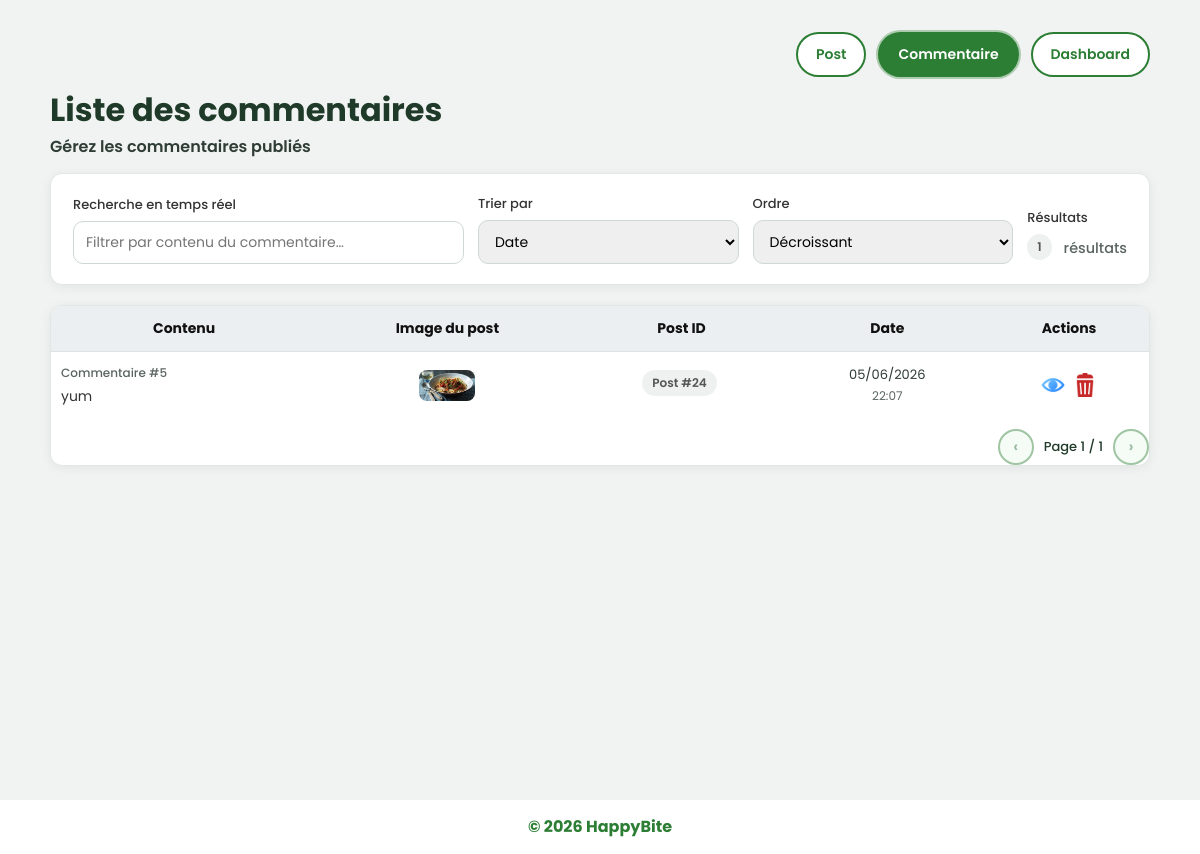
The app's page /BackOffice/list_commentaires.php (signed in) with its own data.
### tables this page shows
CREATE TABLE `commentaire` (
  `id` int(11) NOT NULL,
  `contenu` text NOT NULL,
  `dateCommentaire` datetime NOT NULL DEFAULT current_timestamp(),
  `post_id` int(11) NOT NULL,
  `id_utilisateur` int(11) NOT NULL
);

CREATE TABLE `post` (
  `id` int(11) NOT NULL,
  `contenu` text NOT NULL,
  `datePublication` datetime NOT NULL,
  `image` varchar(255) DEFAULT NULL,
  `nombreLikes` int(11) DEFAULT 0,
  `id_utilisateur` int(11) NOT NULL
);

### config/Database.php (called while the page is built, shortened)
<?php
class Database
{
    private static ?PDO $pdo = null;
    public static function getConnection(): PDO
    {
        if (self::$pdo === null) {
            $host = getenv('DB_HOST') ?: 'localhost';
            $name = getenv('DB_NAME') ?: 'happybite';
            $user = getenv('DB_USER') ?: 'root';
            $pass = getenv('DB_PASS') !== false ? (string) getenv('DB_PASS') : '';
            $dsn = 'mysql:host=' . $host . ';dbname=' . $name . ';charset=utf8mb4';
            self::$pdo = new PDO($dsn, $user, $pass, [
                PDO::ATTR_ERRMODE => PDO::ERRMODE_EXCEPTION,
                PDO::ATTR_DEFAULT_FETCH_MODE => PDO::FETCH_ASSOC,
            ]);
        }
        return self::$pdo;
    }
}

### Controllers/CommentaireController.php (called while the page is built, shortened)
<?php
require_once __DIR__ . '/../config/Database.php';
class CommentaireController
{
    private PDO $db;
    public function __construct()
    {
        $this->db = Database::getConnection();
    }
    public function getAll(): array
    {
        try {
            $query = "SELECT * FROM Commentaire ORDER BY dateCommentaire DESC";
            $stmt = $this->db->prepare($query);
            $stmt->execute();
            return $stmt->fetchAll();
        } catch (PDOException $e) {
            return [];
        }
    }
}

### Controllers/PostController.php (called while the page is built, shortened)
<?php
require_once __DIR__ . '/../config/Database.php';
class PostController
{
    private PDO $db;
    public function __construct()
    {
        $this->db = Database::getConnection();
    }
    public function getById(int $id): ?array
    {
        try {
            $query = "SELECT * FROM Post WHERE id = :id";
            $stmt = $this->db->prepare($query);
            $stmt->bindParam(':id', $id, PDO::PARAM_INT);
            $stmt->execute();
            $result = $stmt->fetch();
            return $result ?: null;
        } catch (PDOException $e) {
            return null;
        }
    }
}

### BackOffice/list_commentaires.php (the view, shortened to what this page needs)
<?php
require_once __DIR__ . '/includes/bo_layout_start.php';
require_once __DIR__ . '/../Controllers/PostController.php';
require_once __DIR__ . '/../Controllers/CommentaireController.php';
$postController = new PostController();
$commentaireController = new CommentaireController();
$comments = $commentaireController->getAll();
usort($comments, static function (array $a, array $b): int {
    return strtotime((string) $b['dateCommentaire']) <=> strtotime((string) $a['dateCommentaire']);
});
?>
<!DOCTYPE html>
<html lang="fr">
<head>
    <?php require_once __DIR__ . '/includes/hb_brand_head.php'; bo_brand_render_head(); ?>
    <link rel="stylesheet" href="https://cdn.jsdelivr.net/npm/bootstrap@5.3.3/dist/css/bootstrap.min.css">
    <link rel="stylesheet" href="https://cdnjs.cloudflare.com/ajax/libs/font-awesome/6.4.0/css/all.min.css">
    <link rel="stylesheet" href="css/style.css">
</head>
<body class="page-bo page-list-com-liv page-list-comments">
<main class="commande-wrap">
    <div class="liste-com-liv-stack" style="max-width: 1100px; width: 100%;">
        <div class="liste-com-liv-topbar">
            <div class="mode-buttons">
                <a href="list_posts.php" class="btn-commande-outline btn-vue-toggle">Post</a>
                <a href="list_commentaires.php" class="btn-commande-primary is-active btn-vue-toggle">Commentaire</a>
                <a href="dashboard_posts.php" class="btn-commande-outline btn-vue-toggle">Dashboard</a>
            </div>
        </div>
        <div class="liste-com-liv-title-row">
            <div>
                <h1 class="liste-com-liv-title">Liste des commentaires</h1>
                <p class="liste-com-liv-subtitle">Gérez les commentaires publiés</p>
            </div>
        </div>
        <section class="bo-panel" aria-label="Filtres">
            <div class="bo-form-row bo-form-row--posts">
                <div class="bo-field">
                    <label for="searchInput">Recherche en temps réel</label>
                    <div style="display:flex; gap:8px; align-items:center;">
                        <input type="text" id="searchInput" placeholder="Filtrer par contenu du commentaire…" style="flex:1; min-width:0;">
                    </div>
                </div>
                <div class="bo-field">
                    <label for="sortBy">Trier par</label>
                    <select id="sortBy">
                        <option value="date">Date</option>
                    </select>
                </div>
                <div class="bo-field">
                    <label for="sortOrder">Ordre</label>
                    <select id="sortOrder">
                        <option value="desc">Décroissant</option>
                    </select>
                </div>
                <div class="bo-field">
                    <label>Résultats</label>
                    <div class="bo-result-count">
                        <span class="bo-pill bo-pill--muted" id="resultCount"><?php echo count($comments); ?></span>
                        <span style="color:#5a6560; font-size:0.9rem; font-weight:500;">résultats</span>
                    </div>
                </div>
            </div>
        </section>
        <section class="bo-table-wrap" aria-label="Tableau des commentaires">
                <?php if (empty($comments)) { ?>
                    <div class="bo-empty">Aucun commentaire trouvé</div>
                <?php } else { ?>
                    <div class="bo-table-scroll">
                        <table class="bo-table" id="commentsTable">
                            <thead>
                                <tr>
                                    <th>Contenu</th>
                                    <th class="bo-td-center">Image du post</th>
                                    <th class="bo-td-center sortable" data-col="post" style="cursor:pointer;">Post ID</th>
                                    <th class="bo-td-center sortable" data-col="date" style="cursor:pointer;">Date</th>
                                    <th class="bo-td-center">Actions</th>
                                </tr>
                            </thead>
                            <tbody id="commentsTableBody">
                                <?php foreach ($comments as $comment) { ?>
                                    <?php $post = $postController->getById((int) $comment['post_id']); ?>
                                    <tr
                                        data-content="<?php echo strtolower(htmlspecialchars($comment['contenu'])); ?>"
                                        data-post="<?php echo (int) $comment['post_id']; ?>"
                                        data-date="<?php echo strtotime($comment['dateCommentaire']); ?>"
                                    >
                                        <td class="bo-td-left">
                                            <div style="font-weight:500; color:#5a6560; font-size:12px; margin-bottom:4px;">Commentaire #<?php echo $comment['id']; ?></div>
                                            <div class="text-truncate" style="max-width: 420px;" title="<?php echo htmlspecialchars($comment['contenu']); ?>">
                                                <?php echo htmlspecialchars(substr((string) $comment['contenu'], 0, 100)) . (strlen((string) $comment['contenu']) > 100 ? '...' : ''); ?>
                                            </div>
                                        </td>
                                        <td class="bo-td-center">
                                            <?php if ($post && !empty($post['image'])) { ?>
                                                <img src="../uploads/<?php echo htmlspecialchars($post['image']); ?>" alt="" class="table-thumb">
                                            <?php } else { ?>
                                                <span class="bo-pill bo-pill--muted">—</span>
                                            <?php } ?>
                                        </td>
                                        <td class="bo-td-center">
                                            <span class="bo-pill bo-pill--muted">Post #<?php echo $comment['post_id']; ?></span>
                                        </td>
                                        <td class="bo-td-center">
                                            <span style="color:#2f3d36; font-size:13px;"><?php echo date('d/m/Y', strtotime($comment['dateCommentaire'])); ?></span><br>
                                            <span style="color:#5a6560; font-size:12px;"><?php echo date('H:i', strtotime($comment['dateCommentaire'])); ?></span>
                                        </td>
                                        <td class="bo-td-center">
                                            <a href="#" role="button" class="bo-img-link me-1" title="Voir le détail" aria-label="Voir le détail" onclick='viewCommentDetails(<?php echo htmlspecialchars(json_encode($comment['contenu'])); ?>, "<?php echo date('d/m/Y H:i', strtotime($comment['dateCommentaire'])); ?>"); return false;'><img src="images/details.png" width="22" height="22" alt=""></a>
                                            <a href="?delete_comment=<?php echo $comment['id']; ?>" class="bo-img-link" title="Supprimer" aria-label="Supprimer" onclick="return confirm('Supprimer ce commentaire ?');"><img src="images/delete.png" width="22" height="22" alt=""></a>
                                        </td>
                                    </tr>
                                <?php } ?>
                            </tbody>
                        </table>
                    </div>
                    <div id="tablePagination" class="bo-table-pager">
                        <button type="button" class="bo-pager-arrow" id="pagerPrev" aria-label="Précédent">‹</button>
                        <span class="bo-pager-info" id="pageInfo">Page 1 / 1</span>
                        <button type="button" class="bo-pager-arrow" id="pagerNext" aria-label="Suivant">›</button>
                    </div>
                <?php } ?>
        </section>
    </div>
</main>
</body>
</html>

### BackOffice/list_commentaires.php (style rules this page uses)
.page-list-comments .commande-wrap { padding-top: 8px; }
.page-list-comments .bo-form-row--posts { display: grid; grid-template-columns: minmax(200px, 1.5fr) 1fr 1fr auto; gap: 14px; align-items: end; }
.page-list-comments .bo-result-count { display: inline-flex; align-items: center; gap: 8px; flex-wrap: wrap; }
.table-thumb { max-width: 56px; max-height: 56px; object-fit: cover; border-radius: 8px; }
.bo-table-pager { display: flex; align-items: center; justify-content: flex-end; gap: 10px; margin-top: 10px; flex-wrap: wrap; }
.bo-pager-arrow { width: 36px; height: 36px; border-radius: 999px; border: 2px solid #2c7e34; background: #e8f5e9; color: #1f6b31; cursor: pointer; display: inline-flex; align-items: center; justify-content: center; line-height: 1; }
.bo-pager-arrow[disabled] { opacity: 0.45; cursor: not-allowed; }
.bo-pager-info { color: #1f3a28; font-size: 13px; }

### records on screen
commentaire: id "5", contenu "yum", post.image (picture), post "24", dateCommentaire "05/06/2026", dateCommentaire "22:07"

### other values on screen
count($comments) "1"
